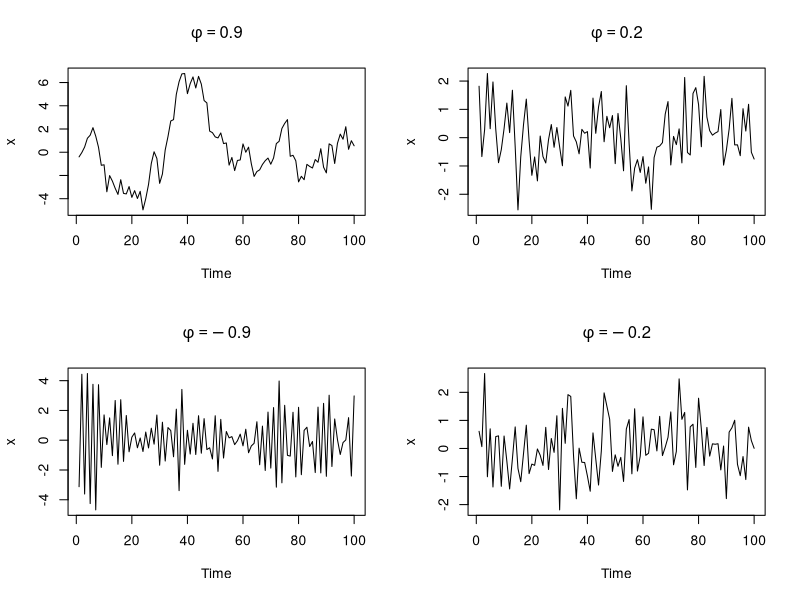
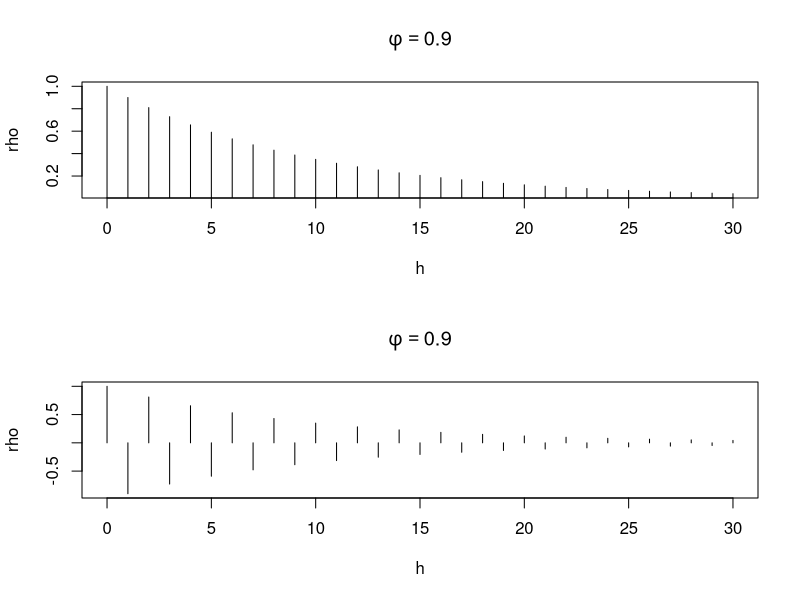
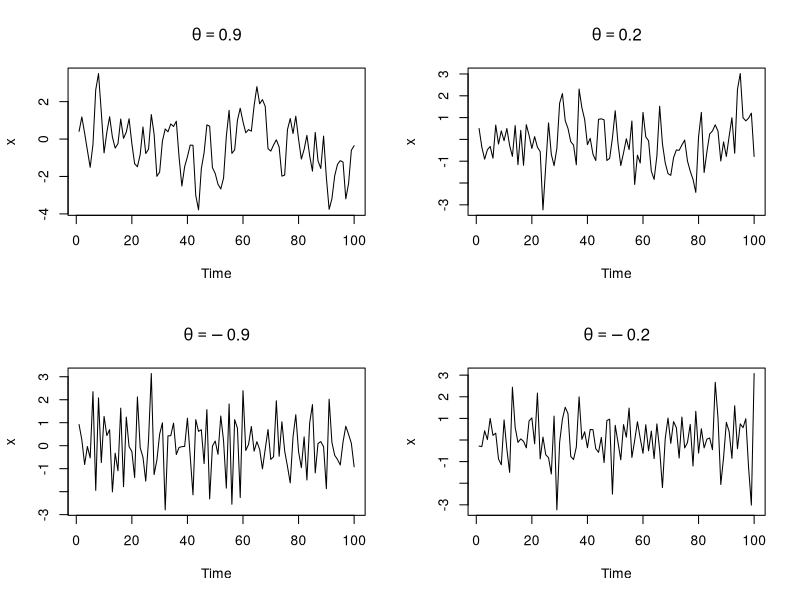
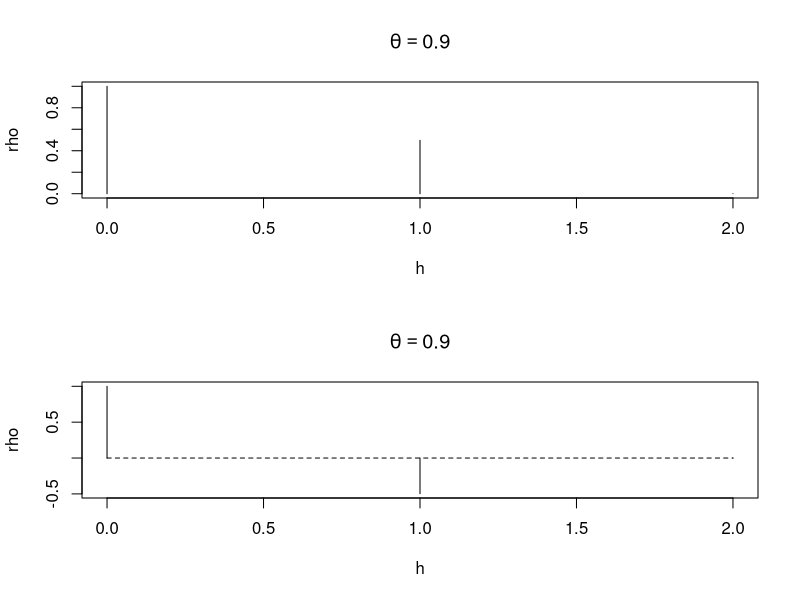
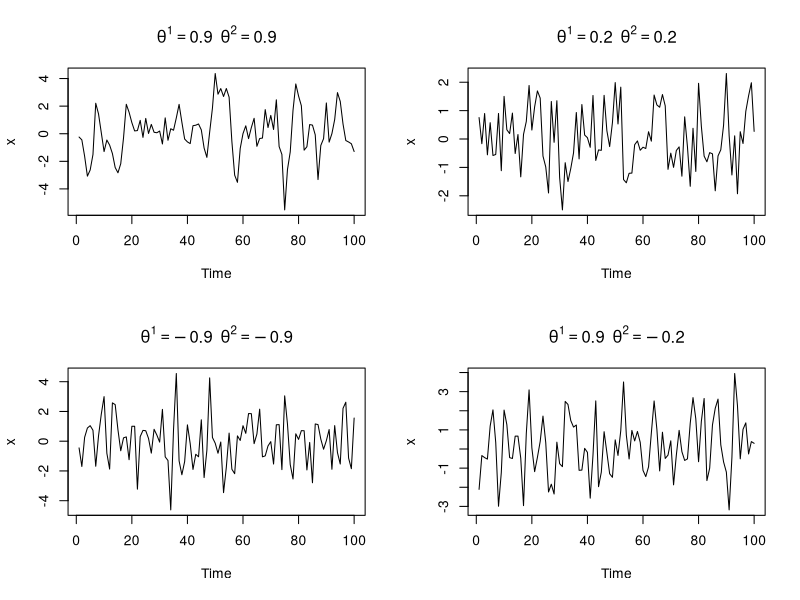

The R source for these figures, in order:
par(mfrow=c(2,2))
plot(arima.sim(list(order=c(1,0,0), ar=0.9), n=100), ylab="x", main=expression(phi==0.9))
plot(arima.sim(list(order=c(1,0,0), ar=0.2), n=100), ylab="x", main=expression(phi==0.2))
plot(arima.sim(list(order=c(1,0,0), ar=-0.9), n=100), ylab="x", main=expression(phi==-0.9))
plot(arima.sim(list(order=c(1,0,0), ar=-0.2), n=100), ylab="x", main=expression(phi==-0.2))


par(mfrow=c(2,1))
phi=0.9
h=0:30
rho=phi^h
plot(h,rho, main=expression(phi==0.9), type="n")
lines(h,rho, type="h")

phi=-0.9
h=0:30
rho=phi^h
plot(h,rho, main=expression(phi==0.9), type="n")
lines(h,rho, type="h")

par(mfrow=c(2,2))
plot(arima.sim(list(order=c(0,0,1), ma=0.9), n=100), ylab="x", main=expression(theta==0.9))
plot(arima.sim(list(order=c(0,0,1), ma=0.2), n=100), ylab="x", main=expression(theta==0.2))
plot(arima.sim(list(order=c(0,0,1), ma=-0.9), n=100), ylab="x", main=expression(theta==-0.9))
plot(arima.sim(list(order=c(0,0,1), ma=-0.2), n=100), ylab="x", main=expression(theta==-0.2))

par(mfrow=c(2,1))
theta=0.9
rho=c(1,theta/(1+theta^2),0)
h=0:2
plot(h,rho, main=expression(theta==0.9), type="n")
lines(h,rho, type="h")
theta=-0.9
rho=c(1,theta/(1+theta^2),0)
h=0:2
plot(h,rho, main=expression(theta==0.9), type="n")
lines(h,rho, type="h")
lines(c(0,2),c(0,0), lty=2)


par(mfrow=c(2,2))
plot(arima.sim(list(order=c(0,0,2), ma=c(0.9,0.9)), n=100), ylab="x", main=expression(theta^1==0.9~~theta^2==0.9))
plot(arima.sim(list(order=c(0,0,2), ma=c(0.2,0.2)), n=100), ylab="x", main=expression(theta^1==0.2~~theta^2==0.2))
plot(arima.sim(list(order=c(0,0,2), ma=c(-0.9,-0.9)), n=100), ylab="x", main=expression(theta^1==-0.9~~theta^2==-0.9))
plot(arima.sim(list(order=c(0,0,2), ma=c(0.9,-0.2)), n=100), ylab="x", main=expression(theta^1==0.9~~theta^2==-0.2))

x=rnorm(150)
arima(x,order=c(1,0,1))

z=c(1, -0.4,-0.3,-0.2)
polyroot(z)

ARMAtoMA(ar=.9,ma=0.5, 6)
